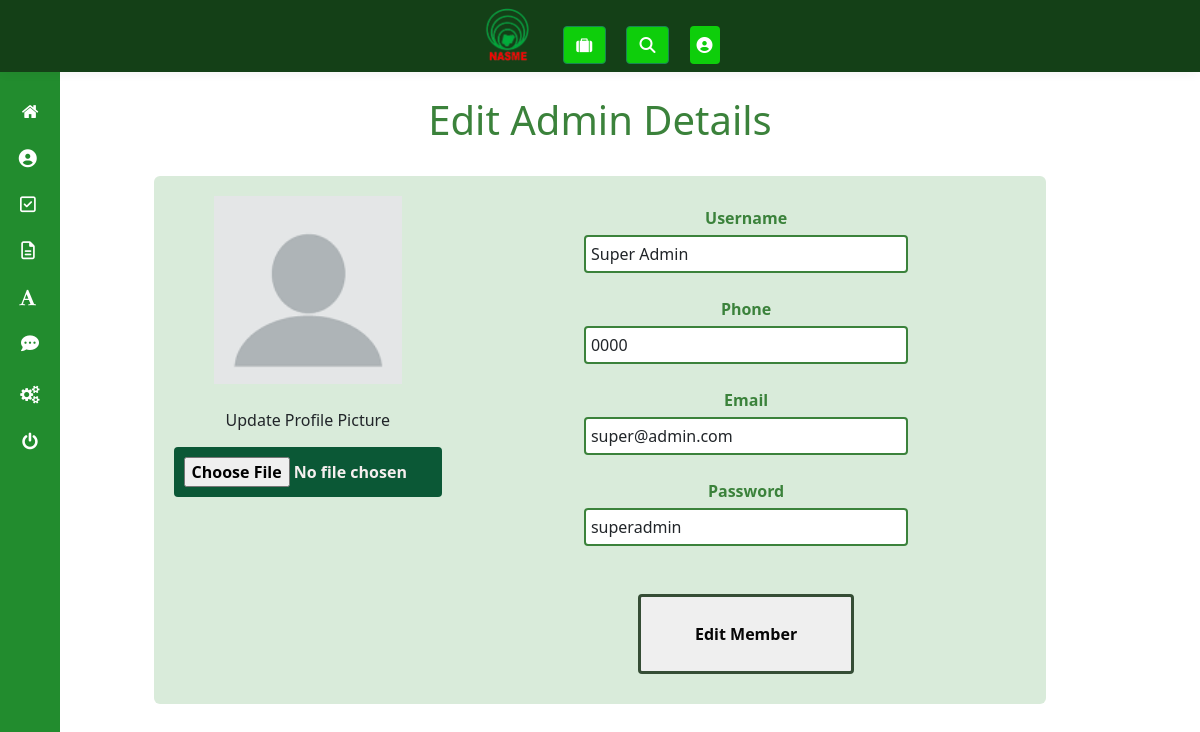
/admin/manage_admin/1/edit (signed in), run on the app's committed database.
### membership/models.py (models this page shows, shortened)
class User(db.Model, UserMixin):
  id = db.Column(db.Integer, primary_key=True)
  units = db.relationship("Unit", secondary=user_unit, backref=db.backref("unit_members", lazy='dynamic'), lazy="dynamic")
  username = db.Column(db.String(20), unique=True)
  email = db.Column(db.String(120), unique=True)
  phone = db.Column(db.String(60), unique=True)
  password = db.Column(db.String(60), nullable=False, default="12345678")
  image_file = db.Column(db.String(20), nullable=False, default='default.jpg')
  date_registered = db.Column(db.DateTime, nullable=False, default=datetime.utcnow)
  role = db.Column(db.String(6), nullable=False, default="USER")
  _is_superadmin = db.Column("is_superadmin", db.Boolean, nullable=False, default=False)
  current_salary = db.Column(db.String(60))
  occupation = db.Column(db.String(60))
  experience = db.Column(db.String(60))
  date_of_birth = db.Column(db.String(), nullable=False, default=datetime.utcnow)
  business_address = db.Column(db.String())
  _is_suspended = db.Column("is_suspended", db.Boolean, nullable=False, default=False)
  has_filled_profile = db.Column(db.Boolean(), default=False)
  business_name = db.Column(db.String())
  business_email = db.Column(db.String())
  business_phone = db.Column(db.String())
  business_photo = db.Column(db.String(20), default='default.jpg')
  business_about = db.Column(db.String())
  business_services = db.Column(db.String())
  business_product_image_1 = db.Column(db.String(20), nullable=False, default='default.jpg')
  business_product_image_2 = db.Column(db.String(20), nullable=False, default='default.jpg')
  business_product_image_3 = db.Column(db.String(20), nullable=False, default='default.jpg')
  business_product_image_4 = db.Column(db.String(20), nullable=False, default='default.jpg')
  business_product_image_5 = db.Column(db.String(20), nullable=False, default='default.jpg')
  business_product_image_6 = db.Column(db.String(20), nullable=False, default='default.jpg')
  business_facebook = db.Column(db.String())
  business_website = db.Column(db.String())
  business_twitter = db.Column(db.String())
  business_linkedin = db.Column(db.String())
  business_whatsapp = db.Column(db.String())
  messages_sent = db.relationship('Message',
                                    foreign_keys='Message.sender_id',
                                    backref='author', lazy='dynamic')
  messages_received = db.relationship('Message',
                                      foreign_keys='Message.member_recipient_id',
                                      backref='member_recipient', lazy='dynamic')
  last_message_read_time = db.Column(db.DateTime)
  @property
  def is_superadmin(self):
      return self._is_superadmin
  @property
  def is_suspended(self):
      return self._is_suspended
  @is_superadmin.setter
  def is_superadmin(self, s):
    if type(s) == type(str()):
      if s.lower() == "true":
        self._is_superadmin = True
      elif s.lower() == "false":
        self._is_superadmin = False
    else:
      self._is_superadmin = s
  @is_suspended.setter
  def is_suspended(self, s):
    if type(s) == type(str()):
      if s.lower() == "true":
        self._is_suspended = True
      elif s.lower() == "false":
        self._is_suspended = False
    else:
      self._is_suspended = s

### membership/admins/routes.py (the view)
@admins.route('/admin/manage_admin/<int:admin_id>/edit', methods=("GET", "POST"))
@admins.route('/admin/account')
@login_required
def edit_admin(admin_id):
  admin = User.query.get_or_404(admin_id)
  form = UpdateAdminForm()
  form.current_member = admin
  if form.validate_on_submit():
    if form.picture.data:
      picture_file = save_picture(form.picture.data)
      admin.image_file = picture_file
    admin.username = form.username.data
    admin.email = form.email.data
    admin.phone = form.phone.data
    admin.password = form.password.data
    db.session.add(admin)
    db.session.commit()
    flash("Account successfuly modified", "success")
    return(redirect(url_for("admins.manage_admins", member_id=admin.id)))
  elif request.method == 'GET':
    form.username.data = admin.username
    form.email.data = admin.email
    form.phone.data = admin.phone
    form.password.data = admin.password
  image_file = url_for('static', filename='profile_pics/' + admin.image_file)
  return render_template('edit_admin_detail.html', admin=admin, form=form, image_file=image_file)

### membership/admins/forms.py (shortened to what this page needs)
class UpdateAdminForm(FlaskForm):
  username = StringField("Username", validators=[DataRequired(), Length(min=2,max=20)])
  email = StringField("Email", validators=[DataRequired(), Email()])
  picture = FileField('Update Profile Picture', validators=[FileAllowed(['jpg', 'png'])])
  phone = StringField(validators=[DataRequired()])
  password = StringField("Password", validators=[DataRequired()])
  submit = SubmitField("Edit Member")
  current_member = None

### membership/admins/routes.py (called while the page is built)
@admins.context_processor
def inject_menu():
    dashboard_units = Unit.query.all()
    return dict(dashboard_units=dashboard_units)

### membership/models.py (called while the page is built)
@login_manager.user_loader
def load_user(user_id):
    return User.query.get(int(user_id))

### membership/templates/edit_admin_detail.html (shortened to what this page needs)
{% extends "dashboard_layout.html" %}
{% block content %}
<link rel="stylesheet" href="css/morris.css">
			<div>
				<br>
				<div class="roch">
					<h1>Edit Admin Details</h1>
				</div>
				<br>
				<div class="container">
					<div class="rooc">
						<div class="row">
							<div class="col-md-4">
                <form method="POST" action="" enctype="multipart/form-data">
								<div class="mom">
									<img src="{{ image_file }}" alt="image" width="70%">
								<br>
								<br>
                    {{ form.picture.label() }}
                    {{ form.picture(type="file", id="sola") }}
                    <br />
                    <br />
								</div>
							</div>
							<div class="col-md-8">
							<div class="ordd">
              {{ form.username.label }}
              <br />
              {% if form.username.errors %}
                {{ form.username }}
                {% for error in form.username.errors %}
                    <span>{{ error }}</span>
                {% endfor %}
              {% else %}
                {{ form.username }}
              {% endif %}
              <br />
              <br />
              {{ form.phone.label }}
              <br />
              {% if form.phone.errors %}
                {{ form.phone }}
                {% for error in form.phone.errors %}
                    <span>{{ error }}</span>
                {% endfor %}
              {% else %}
                {{ form.phone }}
              {% endif %}
              <br />
              <br />
              {{ form.email.label }}
              <br />
              {% if form.email.errors %}
                {{ form.email }}
                {% for error in form.email.errors %}
                    <span>{{ error }}</span>
                {% endfor %}
              {% else %}
                {{ form.email }}
              {% endif %}
              <br />
              <br />
              {{ form.password.label }}
              <br />
              {% if form.password.errors %}
                {{ form.password }}
                {% for error in form.password.errors %}
                    <span>{{ error }}</span>
                {% endfor %}
              {% else %}
                {{ form.password }}
              {% endif %}
              <br />
              <br />
              <br />
              {{ form.submit(type="submit", id="sommy") }}
								</div>
							</div>
						</div>
					</div>
				</div>
			</div>
{% endblock content %}

### membership/templates/edit_admin_detail.html (style rules this page uses)
.rooc { background-color: rgb(217, 235, 218); border-radius: 6px; padding: 20px; font-size: 16px; margin-left: 10%; width: 80%; }
.roch { text-align: center; align-items: center; font-weight: bold; color: rgb(59, 130, 59); }
.ordd { text-align: center; background-color: rgb(217, 235, 218); padding: 10px; }
.ordd label { font-weight: bold; color: rgb(59, 130, 59); }
.ordd input { padding: 5px; width: 60%; border-radius: 4px; outline: none; border: 2px solid rgb(59, 130, 59); }
#sola { padding: 10px; margin-top: 10px; width: 100%; color: rgb(245, 238, 238); font-weight: bold; background: #0b5836; border: none; transition: ease-out 0.3s; border-radius: 4px; position: relative; z-index: 1; }
#sola::before { transition: 0.5s all ease; position: absolute; top: 0; left:50% ; right: 50%; bottom: 0; opacity: 0; content: ""; background-color: #09ef20; }
#sommy { width: 40%; height: 10vh; border: none; color: rgb(6, 6, 6); font-weight: bold; border-radius: 4px; transition: ease-out 0.3s; outline: none; border: 3px solid #354d35; position: relative; z-index: 1; }
#sommy::before { transition: 0.5s all ease; position: absolute; top: 0; left:50% ; right: 50%; bottom: 0; opacity: 0; content: ""; background-color: #1ee613; }

### data on the page
User: username "Super Admin", phone "0000", email "super@admin.com", password "superadmin"
